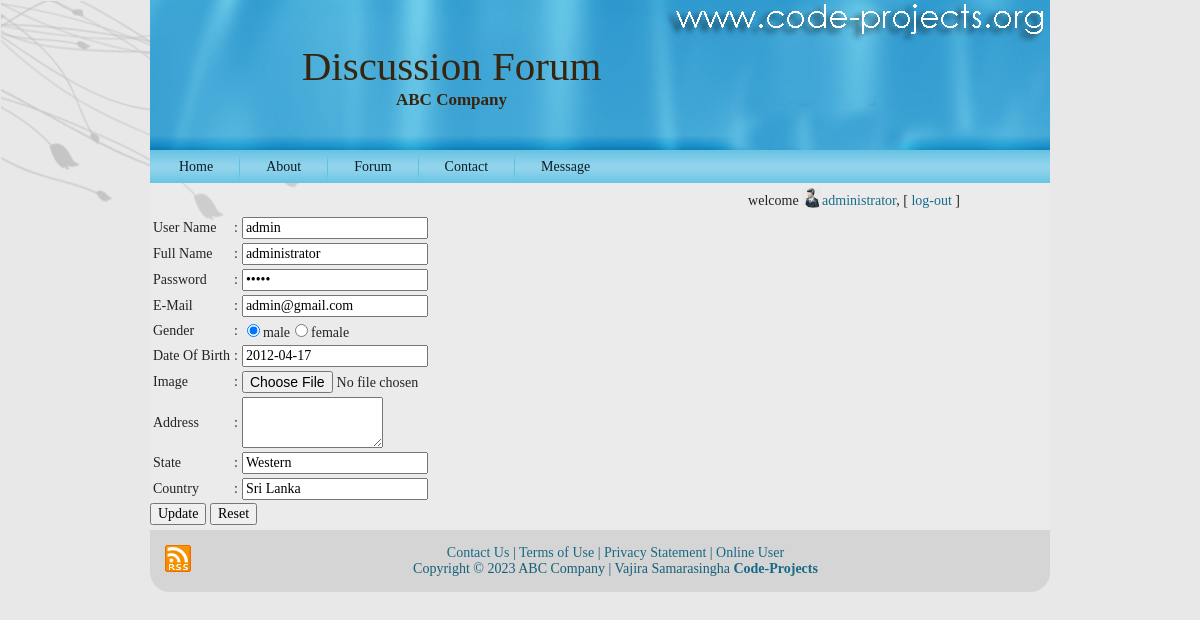
/uedit.php (signed in), run on the app's committed database.
### tables this page shows
CREATE TABLE `user` (
  `user_id` int(11) NOT NULL,
  `country` varchar(50) NOT NULL,
  `state` varchar(50) NOT NULL,
  `address` varchar(500) NOT NULL,
  `user_type` varchar(50) NOT NULL,
  `username` varchar(50) DEFAULT NULL,
  `fullname` varchar(50) DEFAULT NULL,
  `password` varchar(50) DEFAULT NULL,
  `user_acc_active` tinyint(1) DEFAULT NULL,
  `dob` date NOT NULL,
  `e_mail` varchar(100) DEFAULT NULL,
  `gender` varchar(20) NOT NULL,
  `uimg` varchar(255) NOT NULL,
  `isuser` tinyint(1) NOT NULL
);

### utility.php (called while the page is built, shortened)
<?php
$con=mysqli_connect ("localhost", "root","","tech_forum");
	function ExecuteQuery ($SQL)
	{
		global $con;
		mysqli_select_db($con,"tech_forum");
		$rows = mysqli_query ($con,$SQL);
		return $rows;
	}
?>

### uedit.php (the view, shortened to what this page needs)
<?php session_start();
 require("header.php");
require("checkUser.php")?>
<form action="uupdate.php" method="POST" onsubmit="return check(this)" enctype="multipart/form-data">
<?php
$sql="SELECT * from user where user_id=$_SESSION[uid]";
	$rows = ExecuteQuery($sql);
	if (mysqli_num_rows($rows)>0)
	{
		$row = mysqli_fetch_array ($rows);
		echo "<table>";
		echo "<tr><td>User Name</td><td> : </td><td><input type='text' name='un' value='$row[username]' ><span id='a' style='color: red';/></span></td></tr>";
		echo "<tr><td>Full Name</td><td> : </td><td><input type='text' name='fn' value='$row[fullname]' ><span id='b' style='color: red';/></span></td></tr>";
		echo "<tr><td>Password</td> <td> : </td><td><input type='password' name='pwd' value='$row[password]'><span id='c' style='color: red';/></span></td></tr>";
		echo "<tr><td>E-Mail</td><td> :</td><td> <input type='text' name='e_mail' value='$row[e_mail]'/><span id='d' style='color: red';/></span></td></tr>";
		echo "<tr><td>Gender</td><td> :</td><td> <input type='radio' name='gender' value='1' checked='checked' />male<input type='radio' name='gender' >female<span id='e' style='color: red';/></span></td></tr> ";
		echo "<tr><td>Date Of Birth</td> <td>: </td><td><input type='text' name='dob' value='$row[dob]'/><span id='f' style='color: red';/></span></td></tr>";
		echo "<tr><td>Image</td><td>:</td><td> <input type='file' name='ima' value=''/></td></tr> ";
		echo "<tr><td>Address</td><td> :</td><td> <textarea rows='3' cols='15' name='add' value='$row[address]'></textarea><span id='i' style='color: red';/></span></td></tr>";
		echo "<tr><td>State</td><td> :</td><td> <input type='text' name='sta' value='$row[state]'><span id='j' style='color: red';/></span></td></tr>";
		echo "<tr><td>Country</td><td> :</td><td><input type='text' name='cou' value='$row[country]'><span id='k' style='color: red';/></span></td></tr>";
		echo "</table>";
	}
?>
	<input type="submit" value="Update">
    <input type="reset" value="Reset">
</form>
<?php require("footer.php")?>

### res/style.css (style rules this page uses)
body { margin: 0 auto; padding: 0; background-color: #E8E8E8; }
form { padding:0 !important; margin:0 !important; }
body { font-family: Georgia, "Times New Roman", Times, Serif; font-size: 14px; color: #242424; }
input, select { font-family: Georgia, "Times New Roman", Times, Serif; font-size: 14px; }

### data on the page
user: un "admin", fn "administrator", e_mail "admin@gmail.com", dob "2012-04-17", sta "Western", cou "Sri Lanka"

### other printed values
$_SESSION["fn"] "administrator"
